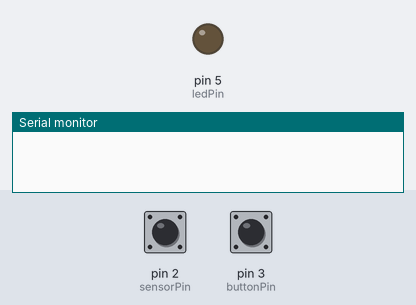
This sketch was run on a simulated Arduino Uno, built with avr-gcc and run on an emulated ATmega328P. Shown: output pins drawn as LEDs (lit = HIGH), the last lines printed to the serial monitor. Dashed ring = blinking. Inputs (shaded band) come from the test bench; at power-on: pin 2 (sensorPin) HIGH, pin 3 (buttonPin) HIGH.

Above: at 1.2 s.
1.3 s: pin 2 (sensorPin) driven LOW
At 2.5 s:
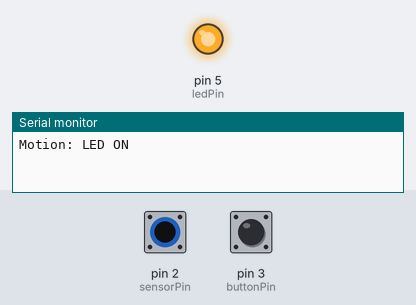
2.8 s: pin 3 (buttonPin) pulled LOW for 0.15 s
At 3.8 s:
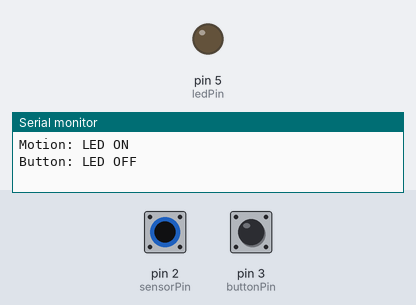
4.4 s: pin 3 (buttonPin) pulled LOW for 1 s
At 5.0 s:
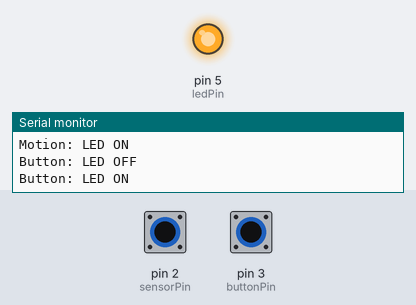
6.9 s: pin 3 (buttonPin) pulled LOW for 3.2 s
At 8.1 s:
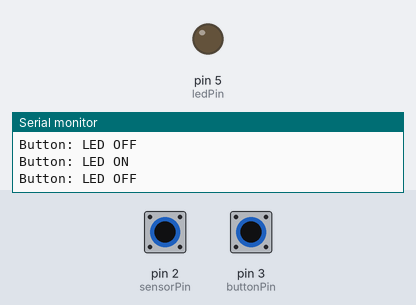
11.6 s: pin 2 (sensorPin) pulsed HIGH 5 times (0.12 s each, 0.3 s apart)
At 11.87 s:
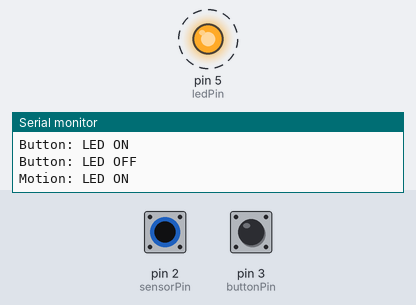
Timing chart, 0 to 14.6 s (numbered marks = the images above; inputs shaded):
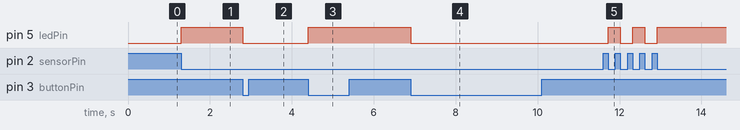

Measured:
- after the input at 1.3 s, pin 5 (ledPin): LOW → HIGH at once
- after the input at 2.8 s, pin 5 (ledPin): HIGH → LOW at once
- after the input at 4.4 s, pin 5 (ledPin): LOW → HIGH at once
- after the input at 6.9 s, pin 5 (ledPin): HIGH → LOW at once
- after the input at 11.6 s, pin 5 (ledPin): alternates HIGH for 0.30 s and LOW for 0.30 s, 5 changes in all, then stays HIGH, starting after 0.12 s

The sketch:

m1_t3p.ino
```cpp
//Pins
const uint8_t sensorPin = 2;
const uint8_t ledPin = 5;
const uint8_t buttonPin = 3;

uint8_t ledState = LOW;

void setup(){
  Serial.begin(9600);
  pinMode(buttonPin, INPUT);
  pinMode(sensorPin, INPUT);
  pinMode(ledPin, OUTPUT);

  attachInterrupt(digitalPinToInterrupt(sensorPin), toggleMotion, FALLING);
  attachInterrupt(digitalPinToInterrupt(buttonPin), toggleButton, FALLING);
}

void loop(){
  delay(500);
}

void toggleMotion(){
  ledState = !ledState;
  digitalWrite(ledPin, ledState);
  if(ledState == HIGH){
    Serial.println("Motion: LED ON");
  }
  else{
  	Serial.println("Motion: LED OFF");
  }

}


void toggleButton(){
  ledState = !ledState;
  digitalWrite(ledPin, ledState);
  if(ledState == HIGH){
    Serial.println("Button: LED ON");
  }
  else{
    Serial.println("Button: LED OFF");
  }
}
```
